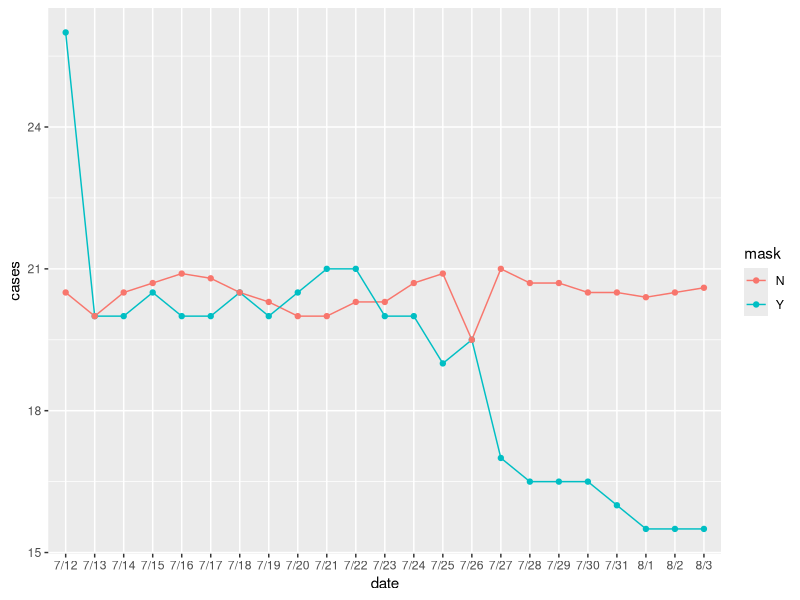

The R source for this figure:
## ---- chunk 1
library(tidyverse) 
library(ggplot2)
## ---- chunk 2
f <- tribble(
  ~date, ~cases, ~mask,
  "7/12", 26, "Y",
  "7/13", 20, "Y",
  "7/14", 20, "Y",
  "7/15", 20.5, "Y",
  "7/16", 20, "Y",
  "7/17", 20, "Y",
  "7/18", 20.5, "Y",
  "7/19", 20, "Y",
  "7/20", 20.5, "Y",
  "7/21", 21, "Y",
  "7/22", 21, "Y",
  "7/23", 20, "Y",
  "7/24", 20, "Y",
  "7/25", 19, "Y",
  "7/26", 19.5, "Y",
  "7/27", 17, "Y",
  "7/28", 16.5, "Y",
  "7/29", 16.5, "Y",
  "7/30", 16.5, "Y",
  "7/31", 16, "Y",
  "8/1", 15.5, "Y",
  "8/2", 15.5, "Y",
  "8/3", 15.5, "Y",
  "7/12", 20.5, "N",
  "7/13", 20, "N",
  "7/14", 20.5, "N",
  "7/15", 20.7, "N",
  "7/16", 20.9, "N",
  "7/17", 20.8, "N",
  "7/18", 20.5, "N",
  "7/19", 20.3, "N",
  "7/20", 20, "N",
  "7/21", 20, "N",
  "7/22", 20.3, "N",
  "7/23", 20.3, "N",
  "7/24", 20.7, "N",
  "7/25", 20.9, "N",
  "7/26", 19.5, "N",
  "7/27", 21, "N",
  "7/28", 20.7, "N",
  "7/29", 20.7, "N",
  "7/30", 20.5, "N",
  "7/31", 20.5, "N",
  "8/1", 20.4, "N",
  "8/2", 20.5, "N",
  "8/3", 20.6, "N",
  
  
)
View(f)
## ---- chunk 3
ggplot(data=f, aes(x=date, y=cases, group=mask)) +
  geom_line(aes(color=mask))+
  geom_point(aes(color=mask))

